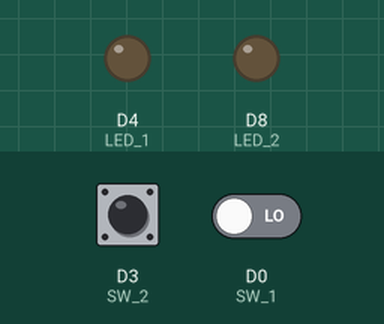
Bench run of a sketch on a simulated ESP8266 (NodeMCU). Shown: output pins drawn as LEDs (lit = HIGH). Inputs (shaded band) come from the test bench; at power-on: D0 (SW_1) LOW, D3 (SW_2) HIGH.

Above: at 10.8 s.
10.9 s: D0 (SW_1) driven HIGH
At 15.8 s:
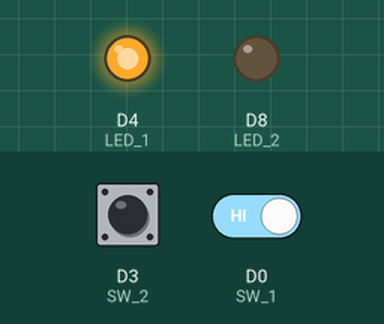
16.9 s: D0 (SW_1) driven LOW
At 17.2 s:
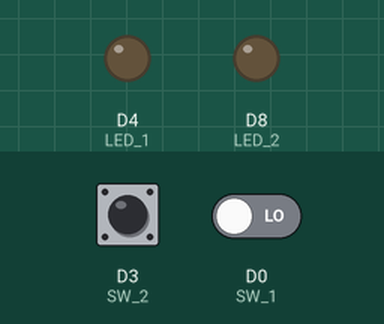
Timing chart, 0 to 19.9 s (numbered marks = the images above; inputs shaded):
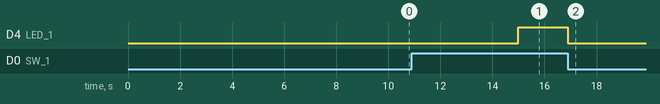

Measured:
- after the input at 10.9 s, D4 (LED_1): LOW → HIGH after 4.1 s
- after the input at 16.9 s, D4 (LED_1): HIGH → LOW at once

The sketch:

Interrupciones_pulsadores.ino
```cpp
#define LED_1 D4
#define LED_2 D8
#define SW_1 D0
#define SW_2 D3

void ICACHE_RAM_ATTR rutinaP2() {
  digitalWrite(LED_2, HIGH);

  // Mientras no suelte pulsador 2, espera.
  while(digitalRead(SW_2)==LOW);

  digitalWrite(LED_2, LOW);
}

void setup() {
    pinMode(LED_1, OUTPUT);
    pinMode(LED_2, OUTPUT);
    // Se configuran las interruciones --> Estado o cambio de estado (LOW, HIGH)
    // Configuar, setear flanco, elegir pin
    // El SW1 tiene prioridad sobre SW2
    attachInterrupt(SW_2, rutinaP2, FALLING);
}

void loop() {
   // SW_1 hace CONSULTA. Puede perder eventos
  // 0 tardar hasta 3 segundos en detectar cambio
  if(digitalRead(SW_1)==HIGH) {
    digitalWrite(LED_1, HIGH);
  }
  else {
    digitalWrite(LED_1, LOW);
    delay(5000);
  }
}
```
